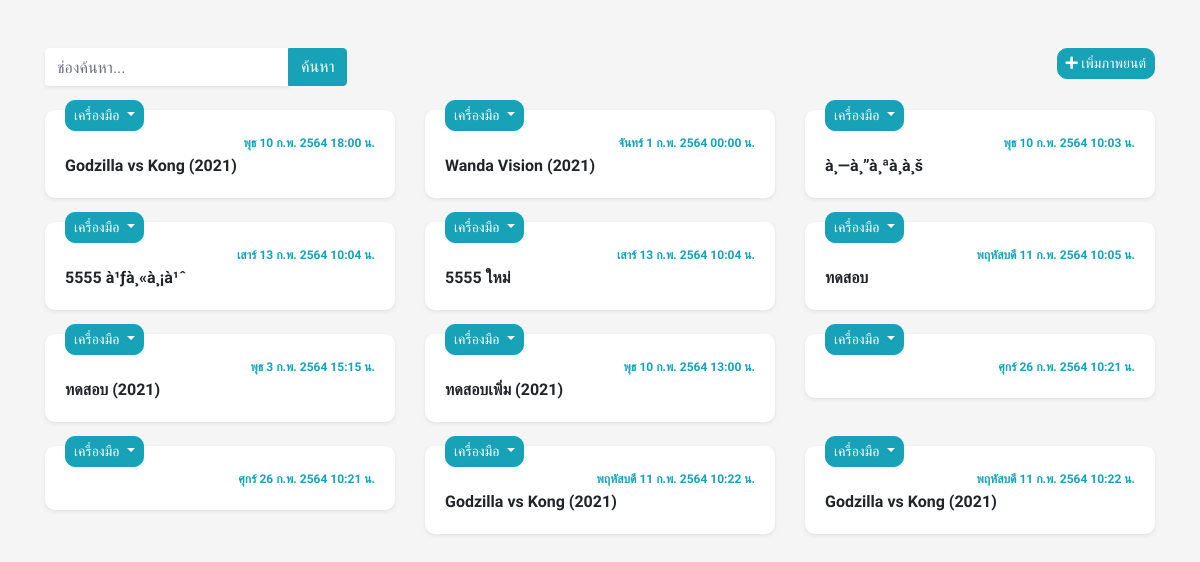
The page / on the database its author committed.
### tables this page shows
CREATE TABLE `movies` (
  `movie_id` int(11) NOT NULL COMMENT 'รหัส',
  `movie_name` varchar(30) NOT NULL COMMENT 'ชื่อ',
  `movie_datetime` datetime NOT NULL COMMENT 'วันที่+เวลา'
);

### view.php (the view, shortened to what this page needs)
<?php
    require_once("dbcon.php");
    function convertDateTime($strDate) {
        $strYear = date("Y",strtotime($strDate))+543;
        $strMonth= date("n",strtotime($strDate));
        $strDays= date("N",strtotime($strDate));
        $strDay= date("j",strtotime($strDate));
        $strHour= date("H",strtotime($strDate));
        $strMinute= date("i",strtotime($strDate));
        $strMonthCut = Array("","ม.ค.","ก.พ.","มี.ค.","เม.ย.","พ.ค.","มิ.ย.","ก.ค.","ส.ค.","ก.ย.","ต.ค.","พ.ย.","ธ.ค.");
        $strDaysCut = Array("","จันทร์","อังคาร","พุธ","พฤหัสบดี","ศุกร์","เสาร์","อาทิตย์");
        $strMonthThai = $strMonthCut[$strMonth];
        $strDaysThai = $strDaysCut[$strDays];
        return "$strDaysThai $strDay $strMonthThai $strYear $strHour:$strMinute น.";
    }
    $sql = "SELECT * FROM movies";
?>
<?php
    $result = $dbcon->query($sql);
    if ($result->num_rows > 0) {
?>
        <div class="col-lg-12 mb-4">
            <div class="d-flex">
                <div>
                    <form action="" method="GET">
                        <div class="input-group">
                            <input type="text" class="form-control border-0 shadow-sm" name="search" placeholder="ช่องค้นหา...">
                            <div class="input-group-append">
                                <button type="submit" class="btn btn-info">ค้นหา</button>
                            </div>
                        </div>
                    </form>
                </div>
                <div class="ml-auto">
                    <a href="?page=insert" class="btn btn-info btn-sm br-10"> <span class="fas fa-plus"></span> เพิ่มภาพยนต์</a>
                </div>
            </div>
        </div>
<?php
        while($row = $result->fetch_assoc()) {
?>
            <div class="col-lg-4 mb-4">
                <div class="card shadow-sm border-0 br-10">
                    <div class="card-body">
                        <div class="d-flex">
                            <div class="ml-auto"><b class="text-info" style="font-size: 12px;"><?php echo convertDateTime($row['movie_datetime']); ?></b></div>
                        </div>
                        <p class="mb-0"><b><?php echo $row['movie_name']; ?></b></p>
                        <div class="dropdown" style="position: absolute; top: -10px;">
                            <button class="btn btn-info btn-sm dropdown-toggle br-10" type="button" id="dropdownMenuButton" data-toggle="dropdown" aria-haspopup="true" aria-expanded="false">
                            เครื่องมือ
                            </button>
                        </div>
                    </div>
                </div>
            </div>
<?php
        }
    }
?>

### index.php (shortened to what this page needs)
<!DOCTYPE html>
<html lang="en">
<head>
    <link rel="stylesheet" href="https://maxcdn.bootstrapcdn.com/bootstrap/4.3.1/css/bootstrap.min.css">
    <link rel="stylesheet" href="https://use.fontawesome.com/releases/v5.6.3/css/all.css"></head>
</head>
<body style="background-color: #F5F5F5;">
    <div class="container pt-5">
        <div class="row">
        <?php
            if(isset($_GET['page'])) {
                $p = $_GET['page'];
                if($p == 'insert') {
                    echo "insert page";
                } else if($p == 'update') {
                    echo "update page";
                }
            } else {
                require_once("view.php");
            }
        ?>
        </div>
    </div>
</body>
</html>

### index.php (style rules this page uses)
* { font-family: 'Athiti', sans-serif; }
.br-10 { border-radius: 10px; }

### rows shown on the page
movies: movie_datetime "พุธ 10 ก.พ. 2564 18:00 น.", movie_name "Godzilla vs Kong (2021)"
movies: movie_datetime "จันทร์ 1 ก.พ. 2564 00:00 น.", movie_name "Wanda Vision (2021)"
movies: movie_datetime "พุธ 10 ก.พ. 2564 10:03 น.", movie_name "à¸—à¸”à¸ªà¸­à¸š"
movies: movie_datetime "เสาร์ 13 ก.พ. 2564 10:04 น.", movie_name "5555 à¹ƒà¸«à¸¡à¹ˆ"
movies: movie_datetime "เสาร์ 13 ก.พ. 2564 10:04 น.", movie_name "5555 ใหม่"
movies: movie_datetime "พฤหัสบดี 11 ก.พ. 2564 10:05 น.", movie_name "ทดสอบ"
movies: movie_datetime "พุธ 3 ก.พ. 2564 15:15 น.", movie_name "ทดสอบ (2021)"
movies: movie_datetime "พุธ 10 ก.พ. 2564 13:00 น.", movie_name "ทดสอบเพิ่ม (2021)"
movies: movie_datetime "ศุกร์ 26 ก.พ. 2564 10:21 น."
movies: movie_datetime "ศุกร์ 26 ก.พ. 2564 10:21 น."
movies: movie_datetime "พฤหัสบดี 11 ก.พ. 2564 10:22 น.", movie_name "Godzilla vs Kong (2021)"
movies: movie_datetime "พฤหัสบดี 11 ก.พ. 2564 10:22 น.", movie_name "Godzilla vs Kong (2021)"
